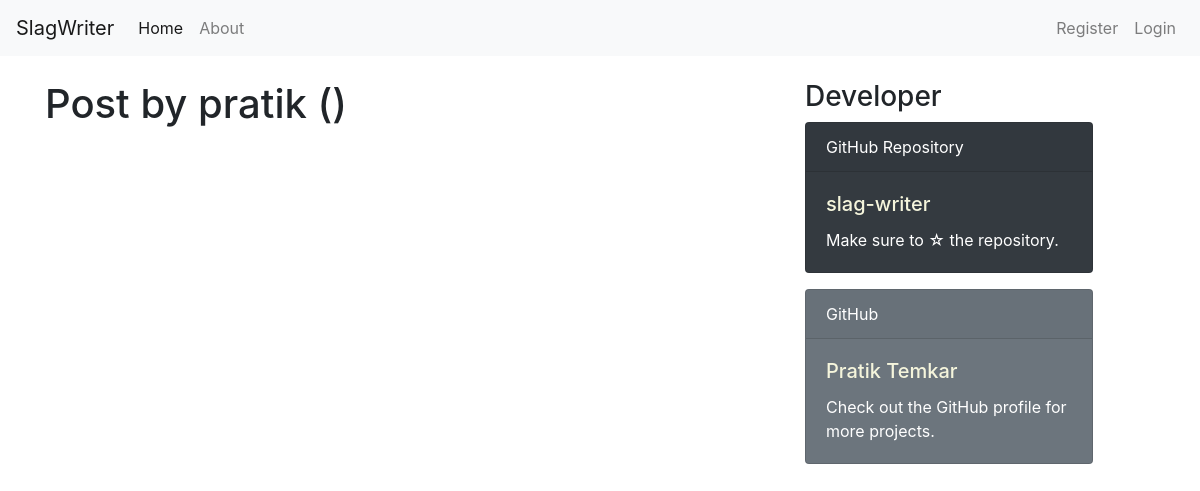
The app's page /user/pratik, older data.
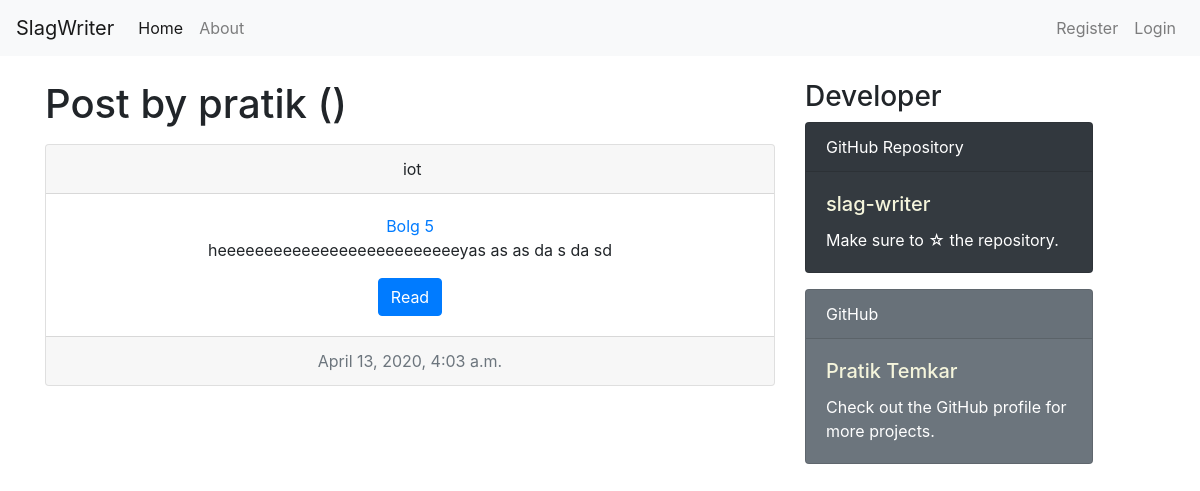
The same page, newer data.
### blog/models.py (models this page shows, shortened)
class Post(models.Model):
    title = models.CharField(max_length = 100)
    content = models.TextField()
    date_posted = models.DateTimeField(default = timezone.now)
    author = models.ForeignKey(User, on_delete = models.CASCADE)

### blog/views.py (the view, shortened to what this page needs)
# urls.py: path('user/<str:username>', UserPostListView.as_view(), name='user-posts'),
class UserPostListView(ListView):
    model = Post
    template_name = 'blog/user_posts.html'
    context_object_name = 'posts'

### blog/templates/blog/user_posts.html (shortened to what this page needs)
{% extends 'blog/base.html' %}
{% block content %}
    <h1 class="mb-3">Post by {{ view.kwargs.username }} ({{ page_obj.paginator.count }})</h1>
    {% for post in posts %}
        <div class="card text-center mt-2">
            <div class="card-header">
            {{post.author}}
            </div>
            <div class="card-body">
            <a href="{% url 'post-detail' post.id %}" class="card-title">{{post.title}}</a>
            <p class="card-text">{{post.content}}</p>
            <a href="#" class="btn btn-primary">Read</a>
            </div>
            <div class="card-footer text-muted">
            {{post.date_posted}}
            </div>
        </div>
    {% endfor %}
{% endblock %}

Row changes from the older to the newer data that the page shows:
added Post: author "iot", title "Bolg 5", content "heeeeeeeeeeeeeeeeeeeeeeeeeeyas as as da s da sd", date_posted "April 13, 2020, 4:03 a.m."
